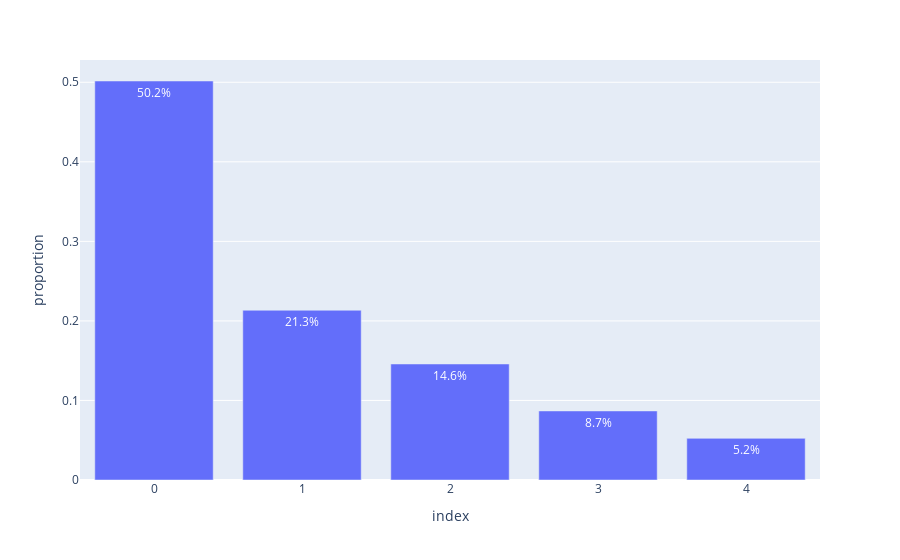

Notebook source saved alongside this figure:
### Code cell
px.bar(
    df_reviews['review_score'].value_counts(normalize=True).to_frame().reset_index()
    , y='proportion'
    , text_auto='.1%'
).show()

### Figure 1 — Plotly figure (JSON) as saved in the notebook; plotly's stock layout.template omitted (floating-point values rounded to 4 significant figures)
{"data": [{"alignmentgroup": "True", "hovertemplate": "index=%{x}<br>proportion=%{y}<extra></extra>", "legendgroup": "", "marker": {"color": "#636efa", "pattern": {"shape": ""}}, "name": "", "offsetgroup": "", "orientation": "v", "showlegend": false, "textposition": "auto", "texttemplate": "%{y:.1%}", "type": "bar", "x": [0, 1, 2, 3, 4], "xaxis": "x", "y": [0.5016, 0.2134, 0.1458, 0.0868, 0.05235], "yaxis": "y"}], "layout": {"barmode": "relative", "legend": {"tracegroupgap": 0}, "margin": {"t": 60}, "xaxis": {"anchor": "y", "domain": [0, 1], "title": {"text": "index"}}, "yaxis": {"anchor": "x", "domain": [0, 1], "title": {"text": "proportion"}}}}
